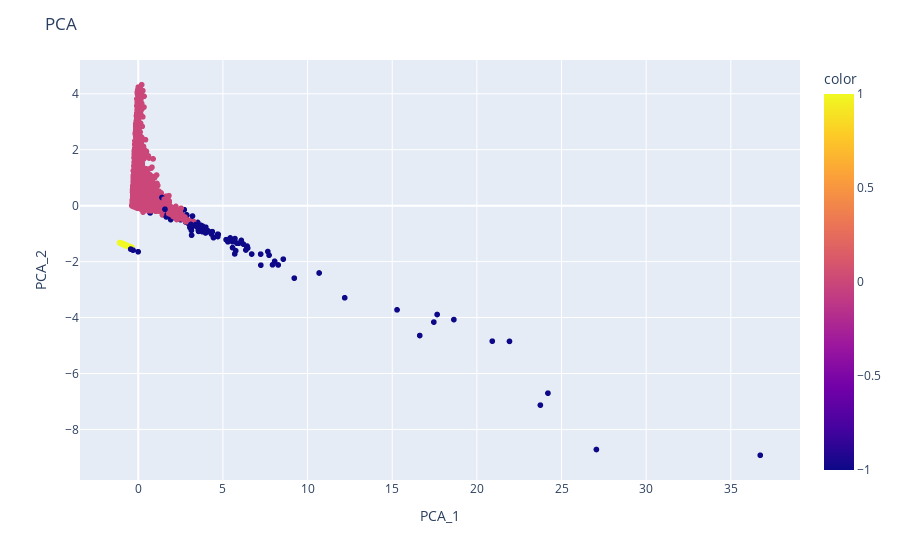

The code cell stored with this chart in its notebook:
### Code cell
pca = PCA(n_components=2)

df_pca = pca.fit_transform(df_scaled)

fig = px.scatter(x=df_pca[:,0], y=df_pca[:,1], color=df_dbscan)
fig.update_layout(
    title = 'PCA',
    xaxis_title = 'PCA_1',
    yaxis_title = 'PCA_2'
)
fig.show()

### Figure 1 — Plotly figure (JSON) as saved in the notebook; plotly's stock layout.template omitted (floating-point values rounded to 4 significant figures; data arrays with more than 128 entries replaced by an {"elided": "..."} marker saying what was removed)
{"data": [{"hovertemplate": "x=%{x}<br>y=%{y}<br>color=%{marker.color}<extra></extra>", "legendgroup": "", "marker": {"color": {"elided": "4285 int values"}, "coloraxis": "coloraxis", "symbol": "circle"}, "mode": "markers", "name": "", "showlegend": false, "type": "scattergl", "x": {"elided": "4285 float values"}, "xaxis": "x", "y": {"elided": "4285 float values"}, "yaxis": "y"}], "layout": {"coloraxis": {"colorbar": {"title": {"text": "color"}}, "colorscale": [[0, "#0d0887"], [0.1111, "#46039f"], [0.2222, "#7201a8"], [0.3333, "#9c179e"], [0.4444, "#bd3786"], [0.5556, "#d8576b"], [0.6667, "#ed7953"], [0.7778, "#fb9f3a"], [0.8889, "#fdca26"], [1, "#f0f921"]]}, "legend": {"tracegroupgap": 0}, "margin": {"t": 60}, "title": {"text": "PCA"}, "xaxis": {"anchor": "y", "domain": [0, 1], "title": {"text": "PCA_1"}}, "yaxis": {"anchor": "x", "domain": [0, 1], "title": {"text": "PCA_2"}}}}
